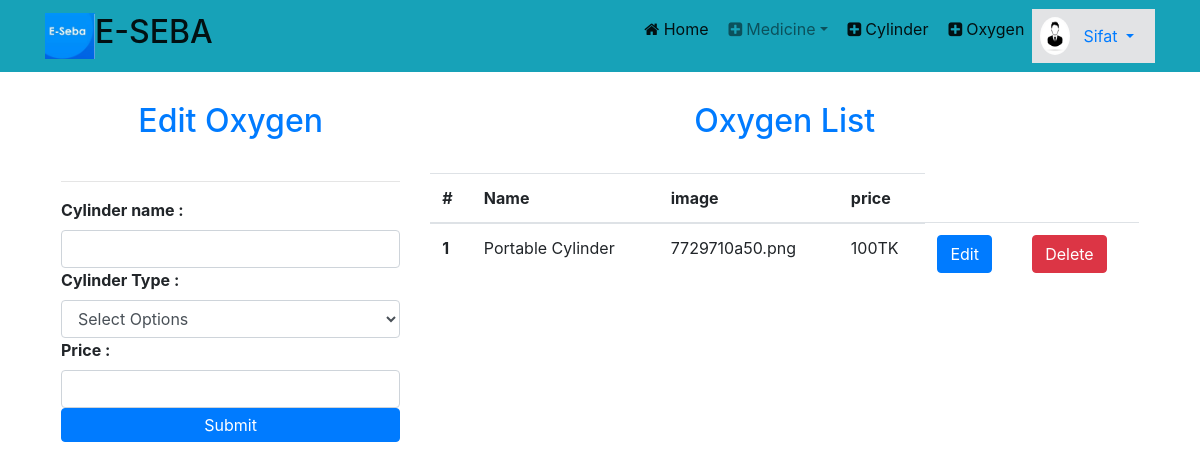
The page /seller/edit_cylinder.php (signed in) on the database its author committed.
### tables this page shows
CREATE TABLE `cylinder` (
  `cylinder_id` int(11) NOT NULL,
  `name` varchar(200) NOT NULL,
  `cylinder_type` int(11) NOT NULL,
  `cylinder_price` int(11) NOT NULL,
  `img` varchar(200) NOT NULL
);

### lib/Database.php (called while the page is built, shortened)
<?php
Class Database{
	public $host   = DB_HOST;
	public $user   = DB_USER;
	public $pass   = DB_PASS;
	public $dbname = DB_NAME;
	public $link;
	private function connectDB(){
	$this->link = new mysqli($this->host, $this->user, $this->pass, $this->dbname);
 }
	public function select($query){
		$result = $this->link->query($query) or die($this->link->error.__LINE__);
		if($result->num_rows > 0){
			return $result;
		} else {
			return false;
		}
	}
}

### classes/Oxygen.php (called while the page is built, shortened)
<?php
 $filepath = realpath(dirname(__FILE__));
 include_once ($filepath.'/../lib/Database.php');
class Oxygen
{
	private $db;
	function __construct(){
		$this->db = new Database();
	}
	function getOxygenBySellerId($sellerid){
		$sql ="SELECT * FROM `cylinder` JOIN `cylinder_type` ON cylinder.cylinder_type=cylinder_type.type_id WHERE cylinder_type.seller_id='{$sellerid}'";
		$fetchAll = $this->db->select($sql);
		return $fetchAll;
	}
}

### seller/edit_cylinder.php (the view, shortened to what this page needs)
<?php include "layout/seller_header.php"; ?>
<section class="container-fluid container">
	<?php
	$Oxygen = new Oxygen();
	 ?>
	<div class="row p-3">
		<div class="col-md-4">
			<h2 class="text-center text-primary p-4"> Edit Oxygen</h2>
			<hr>
			<div>
				<form class="d-flex flex-column" action="" method="post" enctype="multipart/form-data">
					<div>
						<label><b>Cylinder name :</b></label>
						<input class="form-control" type="text" name="name" value="<?php echo $value1['name'] ?>" />
					</div>
					<div>
						<label><b>Cylinder Type :</b></label>
						<select class="form-control" name="pharmacy">
							<option value="">Select Options</option>
    					</select>
					</div>
					<div>
						<label><b>Price :</b></label>
<input class="form-control" type="text" name="price" value="<?php echo $value1['cylinder_price'] ?>" />
					</div>
					<button type="submit" name="addpharmacy" class="btn btn-primary p-1">Submit</button>
				</form>
			</div>
		</div>
		<div class="col-md-8">
			<h2 class="text-center text-primary p-4">Oxygen List</h2>
			<table class="table">
				<thead>
					<tr>
					  <th scope="col">#</th>
					  <th scope="col">Name</th>
					  <th scope="col">image</th>
					  <th scope="col">price</th>
					</tr>
				</thead>
			  	<tbody>
			  	<?php
					$result = $Oxygen->getOxygenBySellerId($_SESSION['sellerId']);
					if($result){
						$i = 0;
						while($value = $result->fetch_assoc()){
							$i++;
				?>
				    <tr>
				      <th scope="row"><?php echo $i; ?></th>
				      <td><?php echo $value['name']; ?></td>
				      <td><?php echo $value['img']; ?></td>
				      <td><?php echo $value['cylinder_price']; ?>TK</td>
				      <td><a href="edit_cylinder.php?cylinder_id=<?php echo $value['cylinder_id']; ?>" class="btn btn-primary">Edit</a></td>
				      <td><a href="?delete_cylinder=<?php echo $value['cylinder_id']; ?>" class="btn btn-danger">Delete</a></td>
				    </tr>
				<?php }} ?>
			  	</tbody>
			</table>
		</div>
	</div>
</section>
<?php include "layout/seller_footer.php"; ?>

### rows shown on the page
cylinder: name "Portable Cylinder", img "7729710a50.png", cylinder_price "100"

### other values the page prints
Session::get('sellername') "Sifat"
